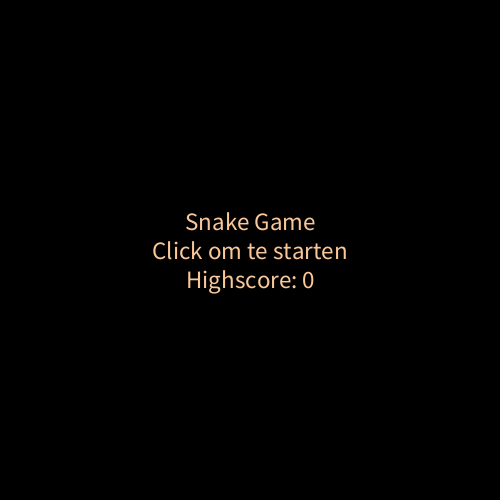
Frame 1 (no input)
Frame 60 (the mouse pressed at the canvas centre just before this capture): identical to frame 1, image omitted
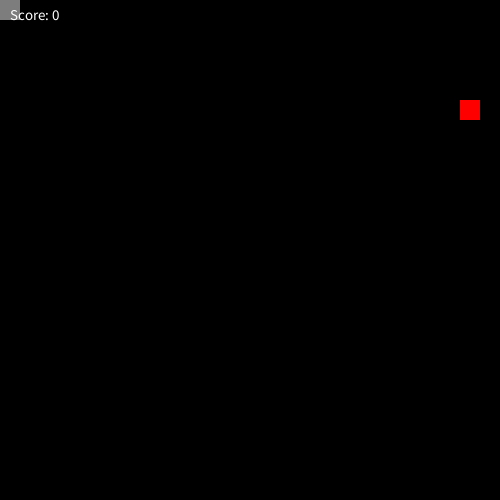
Frame 120 (the mouse held since frame 60 and released just before this capture)

The Processing sketch that drew these frames (run headless with seeded random() and noise(); from frame 60 on, the mouse is pressed at the canvas centre):

// Processing sketch: Opdracht__8_7
// ── Opdracht__8_7.pde
int grid = 20; 
PVector food;
int speed = 10;
boolean dead = true;
int highscore = 0;
Snake snake;

void setup() {
  size(500, 500);
  snake = new Snake();
  food = new PVector();
  newFood();
}

void draw() {
  background(0);
  fill(250, 200, 152);
  if (!dead) {

    if (frameCount % speed == 0) {
      snake.update();
    }
    snake.show();
    snake.eat();
    fill(255, 0, 0);
    rect(food.x, food.y, grid, grid);
    textAlign(LEFT);
    textSize(15);
    fill(255);
    text("Score: " + snake.len, 10, 20);
  } else {
    textSize(25);
    textAlign(CENTER, CENTER);
    text("Snake Game\nClick om te starten" + "\nHighscore: " + highscore, width/2, height/2);
  }
}

void newFood() {
  food.x = floor(random(width));
  food.y = floor(random(height));
  food.x = floor(food.x/grid) * grid;
  food.y = floor(food.y/grid) * grid;
}

void mousePressed() {
  if (dead) {
    snake = new Snake();
    newFood();
    speed = 10;
    dead = false;
  }
}
class Snake {
  PVector pos;
  PVector vel;
  ArrayList<PVector> hist;
  int len;
  int moveX = 0;
  int moveY = 0;

  Snake() {
    pos = new PVector(0, 0);
    vel = new PVector();
    hist = new ArrayList<PVector>();
    len = 0;
  }

  void update() {
    hist.add(pos.copy());
    pos.x += vel.x*grid;
    pos.y += vel.y*grid;
    moveX = int(vel.x);
    moveY = int(vel.y);

    pos.x = (pos.x + width) % width;
    pos.y = (pos.y + height) % height;

    if (hist.size() > len) {
      hist.remove(0);
    }

    for (PVector p : hist) {
      if (p.x == pos.x && p.y == pos.y) {
        dead = true;
        if (len > highscore) highscore = len;
      }
    }
  }

  void eat() {
    if (pos.x == food.x && pos.y == food.y) {
      len++;
      if (speed > 5) speed--;
      newFood();
    }
  }

  void show() {
    noStroke();
    fill(125);
    rect(pos.x, pos.y, grid, grid);
    for (PVector p : hist) {
      rect(p.x, p.y, grid, grid);
    }
  }
}

void keyPressed() {
  if (keyCode == LEFT && snake.moveX != 1) {
    snake.vel.x = -1;
    snake.vel.y = 0;
  } else if (keyCode == RIGHT && snake.moveX != -1) {
    snake.vel.x = 1;
    snake.vel.y = 0;
  } else if (keyCode == UP && snake.moveY != 1) {
    snake.vel.y = -1;
    snake.vel.x = 0;
  } else if (keyCode == DOWN && snake.moveY != -1) {
    snake.vel.y = 1;
    snake.vel.x = 0;
  }
}
